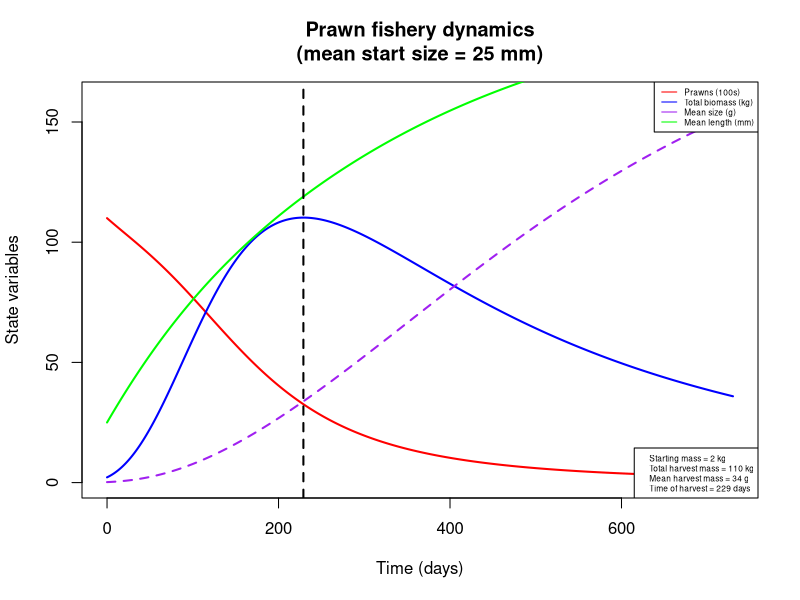
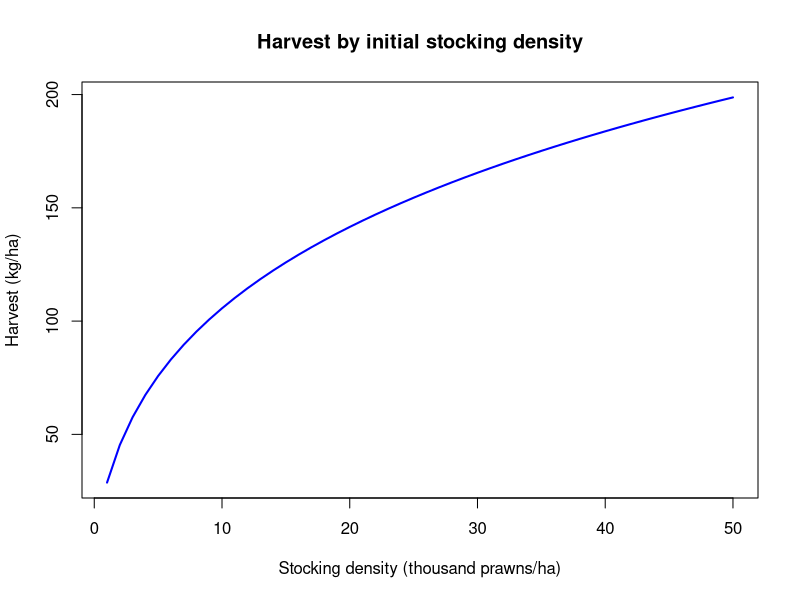
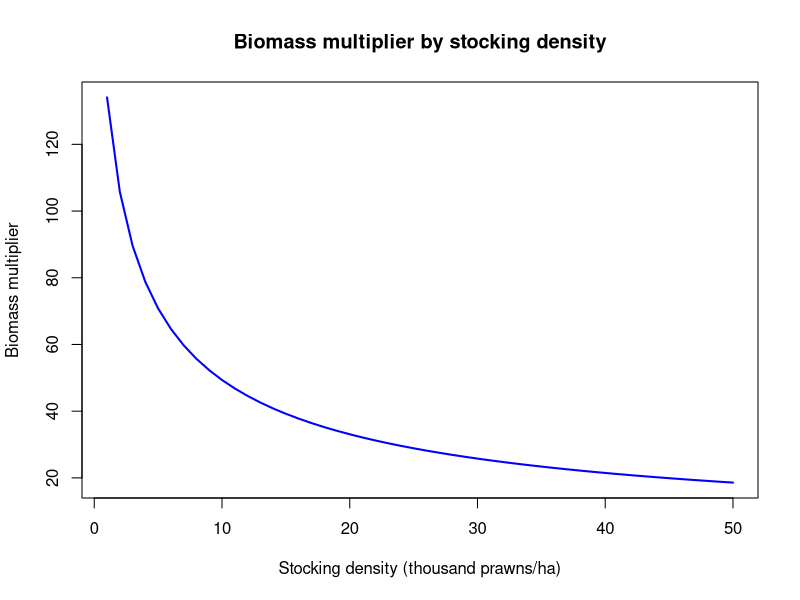
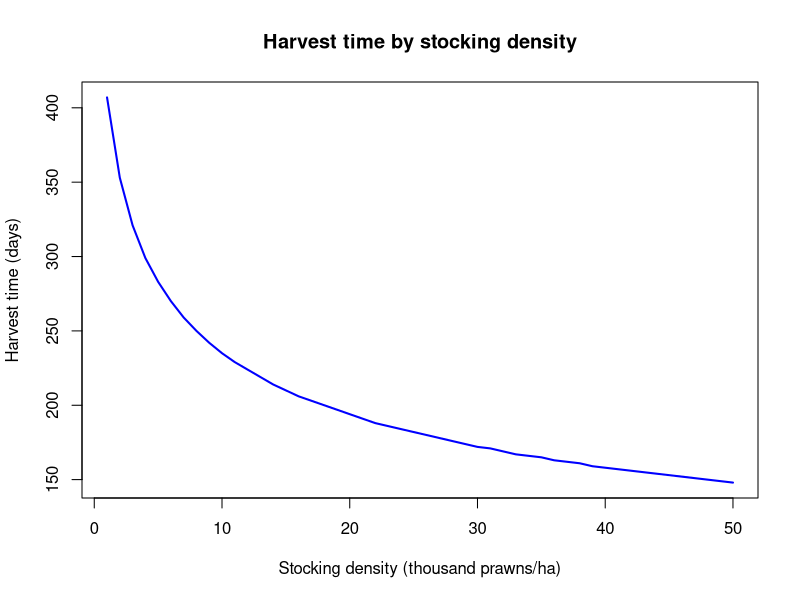
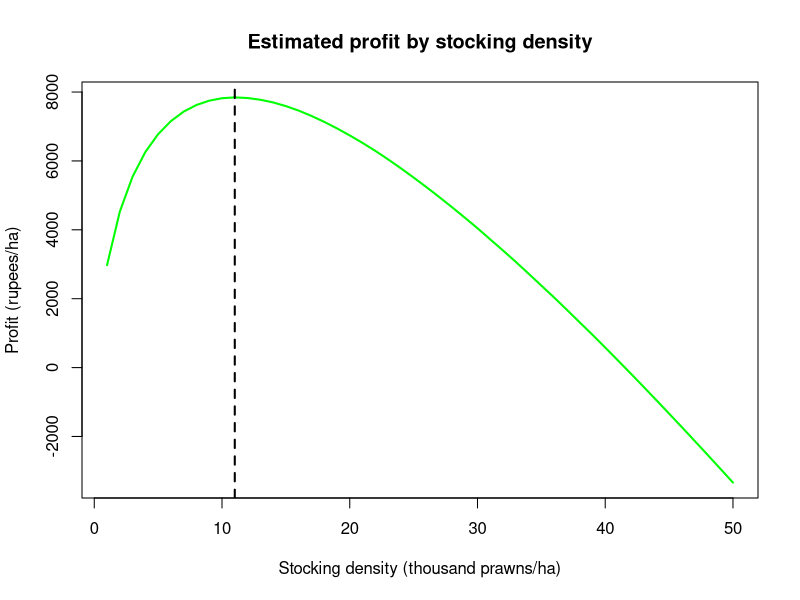

Source code (R) for these figures, in order: (Note: this script raises an error after producing the figures.)
## Modeling prawn growth and mortality to maximize biomass

## To-do list:
  # Fit density-dependent parameters to data from Ranjeet & Kurup 2010 (or other Macrobrachium fisheries data)
    # Note: may also want to use net production data for fitting?
  # Investigate price-to-cost ratios in other locations for sensitivity analysis on maximum profit estimation

require(deSolve)

prawn_biomass = function(t, n, parameters) { 
  with(as.list(parameters),{
    
    P=n[1]
    L=n[2]
       
    Bp = (a*(L/10)^b)/10 # Mean prawn mass, converting from length (mm) to weight (g)

    Bm = P*Bp # Total prawn biomass

    dLdt = k/(1+gam*Bm)*(linf - L) # Mean prawn length, using von Bertalanffy growth limited by density-dependent parameter gamma
    
    dPdt = -P*(mu*L^d + Bm/phi) # Prawn abundance, subject to size- and density-dependent mortality

    return(list(c(dPdt,dLdt)))
  }) 
} 

# Set initial values and parameters
# Stocking conditions: 11,000/ha maximizes profit in current model; L = 25mm ~ W = 0.2g
nstart = c(P = 11000, L = 25)
time = seq(0, 365*2, 1)

parameters=c(
  a = 0.096868,     # Allometric parameter for prawn length-weight relationship, from Lalrinsanga et al. 2012 (M. rosenbergii, growout phase)
  b = 3.2944,       # Allometric parameter for prawn length-weight relationship, from Lalrinsanga et al. 2012 (M. rosenbergii, growout phase)
  gam = 1e-6,       # Density-dependent growth parameter (based on biomass per hectare); not yet fit
  mu = 0.006136986, # Natural prawn mortality rate, from Nwosu & Wolfi 2006 (M. vollenhovenii)
  d = -0.25,        # Exponential relationship of size with mortality; no source
  phi = 20000000,   # Density-dependent mortality parameter (based on biomass per hectare); not yet fit
  k = 0.00339726,   # Growth rate (mm/day), from Nwosu & Wolfi 2006 (M. vollenhovenii); alternate value for M. rosenbergii, from Sampaio & Wagner 1996: 0.0104333333
  linf = 206        # Max length (mm), from Nwosu & Wolfi 2006 (M. vollenhovenii)
)


# Run & plot
output = as.data.frame(ode(nstart,time,prawn_biomass,parameters))
output$B = ((parameters['a']*(output$L/10)^parameters['b'])/10)    # Mean prawn biomass, transformed from length
output$Bt = output$B*output$P                                      # Total prawn biomass

start.mass.kg = output$Bt[output$time==1]/1000
harvest.mass.kg = max(output$Bt)/1000
harvest.size = output$B[output$Bt==max(output$Bt)]  
harvest.time = output$time[output$Bt==max(output$Bt)]

plot(x = output$time, y = output$P/100, col = 'red', xlab = 'Time (days)', ylab = 'State variables', 
     type = 'l', lwd=2, xlim = c(0, max(output$time)), ylim = c(0, max(output$Bt/1000)+50),
     main = paste('Prawn fishery dynamics\n', '(mean start size = ', as.numeric(nstart[2]), ' mm)', sep = ''))
  lines(x = output$time, y = output$Bt/1000, col = 'blue', lwd=2)
  lines(x = output$time, y = output$B, col = 'purple', lwd=2, lty=2)
  lines(x = output$time, y = output$L, col = 'green', lwd=2)
  abline(v = harvest.time, lty = 2, lwd = 2)
  legend('topright', legend = c('Prawns (100s)', 'Total biomass (kg)', 'Mean size (g)', 'Mean length (mm)'), 
         lty = 1, col = c('red', 'blue', 'purple', 'green'), cex = 0.5)
  legend('bottomright', legend = c(paste('Starting mass =', round(start.mass.kg), 'kg', sep = ' '),
                           paste('Total harvest mass =', round(harvest.mass.kg), 'kg', sep = ' '), 
                           paste('Mean harvest mass =', round(harvest.size), 'g', sep = ' '), 
                           paste('Time of harvest =', round(harvest.time), 'days', sep = ' ')), cex=0.5)
  
# Plot amount of harvest, biomass multiplier, optimal harvest time against initial stocking density
x = c(1:50)
harvest = numeric(length(x))
harvest.m = numeric(length(x))
harvest.t = numeric(length(x))
for (i in x) {
  nstart.d = c(P = 1000*i, L = 25)
  output.d = as.data.frame(ode(nstart.d,time,prawn_biomass,parameters))
  output.d$B = ((parameters['a']*(output.d$L/10)^parameters['b'])/10)
  output.d$Bt = output.d$B*output.d$P
  harvest[i] = max(output.d$Bt)/1000
  harvest.m[i] = max(output.d$Bt)/output.d$Bt[output.d$time==1]
  harvest.t[i] = output.d$time[output.d$Bt == max(output.d$Bt)]
}
plot(x, harvest, col = 'blue', xlab = 'Stocking density (thousand prawns/ha)', ylab = 'Harvest (kg/ha)',
     type = 'l', lwd = 2, main = 'Harvest by initial stocking density')
plot(x, harvest.m, col = 'blue', xlab = 'Stocking density (thousand prawns/ha)', ylab = 'Biomass multiplier', 
     type = 'l', lwd = 2, main = 'Biomass multiplier by stocking density')
plot(x, harvest.t, col = 'blue', xlab = 'Stocking density (thousand prawns/ha)', ylab = 'Harvest time (days)',
     type = 'l', lwd = 2, main = 'Harvest time by stocking density')


# Profit optimization (price estimates from Tamil Nadu Agricultural University, http://agritech.tnau.ac.in/fishery/fish_freshwaterprawn.html)
p = 140                                           # Weighted average market price of prawns, in rupees/kg 
c = 600                                           # Cost of post-larvae, in rupees/1000 PL
delta = -log(1-0.1)/365                           # Discount rate, equivalent to 10%/year
profit = p*harvest*exp(-delta*(harvest.t)) - c*x  # Profit function, in terms of revenue (discounted by time to harvest) minus stocking costs 
plot(x, profit, col = 'green', xlab = 'Stocking density (thousand prawns/ha)', ylab = 'Profit (rupees/ha)',
     type = 'l', lwd = 2, main = 'Estimated profit by stocking density')
  abline(v = which.max(profit), lty = 2, lwd = 2)


# Fit density-dependent parameters to data from Ranjeet & Kurup 2010
beta.params = function(mu, var) {
  alpha = ((1 - mu)/var - 1/mu)*mu^2
  beta = alpha*(1/mu - 1)
  return(list(alpha = alpha, beta = beta))
}

prawn.mle = function(params) {
  parameters['gam'] = params[1]
  parameters['phi'] = params[2]
  
  time = seq(0,30*8,1)
  
  nstart1 = c(P = 5000, L = 25)
  output1 = as.data.frame(ode(nstart1, time, prawn_biomass, parameters))
  mean.size1 = ((parameters['a']*(output1$L[output1$time == max(time)]/10)^parameters['b'])/10)
  surv1 = output1$P[output1$time == max(time)] / output1$P[output1$time == 0]
    
  nstart2 = c(P = 10000, L = 25)
  output2 = as.data.frame(ode(nstart2, time, prawn_biomass, parameters))
  mean.size2 = ((parameters['a']*(output2$L[output2$time == max(time)]/10)^parameters['b'])/10)
  surv2 = output2$P[output2$time == max(time)] / output2$P[output2$time == 0]
    
  nstart3 = c(P = 15000, L = 25)
  output3 = as.data.frame(ode(nstart3, time, prawn_biomass, parameters))
  mean.size3 = ((parameters['a']*(output3$L[output3$time == max(time)]/10)^parameters['b'])/10)
  surv3 = output3$P[output3$time == max(time)] / output3$P[output3$time == 0]
    
  nstart4 = c(P = 25000, L = 25)
  output4 = as.data.frame(ode(nstart4, time, prawn_biomass, parameters))
  mean.size4 = ((parameters['a']*(output4$L[output4$time == max(time)]/10)^parameters['b'])/10)
  surv4 = output4$P[output4$time == max(time)] / output4$P[output4$time == 0]
  
  lh.sz1 = dnorm(mean.size1, mean = 101.650, sd = 7.5067)
  lh.sz2 = dnorm(mean.size2, mean = 87.730, sd = 8.1917)
  lh.sz3 = dnorm(mean.size3, mean = 69.113, sd = 8.6865)
  lh.sz4 = dnorm(mean.size4, mean = 55.483, sd = 3.9793)
  
  mu1 = 0.69440; var1 = 0.066525^2
  lh.sv1 = dbeta(surv1, shape1 = beta.params(mu1, var1)$alpha, shape2 = beta.params(mu1, var1)$beta)
  mu2 = 0.54533; var2 = 0.038724^2
  lh.sv2 = dbeta(surv2, shape1 = beta.params(mu2, var2)$alpha, shape2 = beta.params(mu2, var2)$beta)
  mu3 = 0.4269; var3 = 0.063707^2
  lh.sv3 = dbeta(surv3, shape1 = beta.params(mu3, var3)$alpha, shape2 = beta.params(mu3, var3)$beta)
  mu4 = 0.28210; var4 = 0.021198^2
  lh.sv4 = dbeta(surv4, shape1 = beta.params(mu4, var4)$alpha, shape2 = beta.params(mu4, var4)$beta)
  
  negLL = -(log(lh.sz1)+log(lh.sz2)+log(lh.sz3)+log(lh.sz4)+log(lh.sv1)+log(lh.sv2)+log(lh.sv3)+log(lh.sv4))
  return(negLL)
}

prawn.mle(c(1e-6, 4e8))

## DOESN'T WORK - ODE solver runs into problems during optimization
density.params.fit = optim(par=c(1e-6, 4e8), prawn.mle, method = 'Nelder-Mead')
